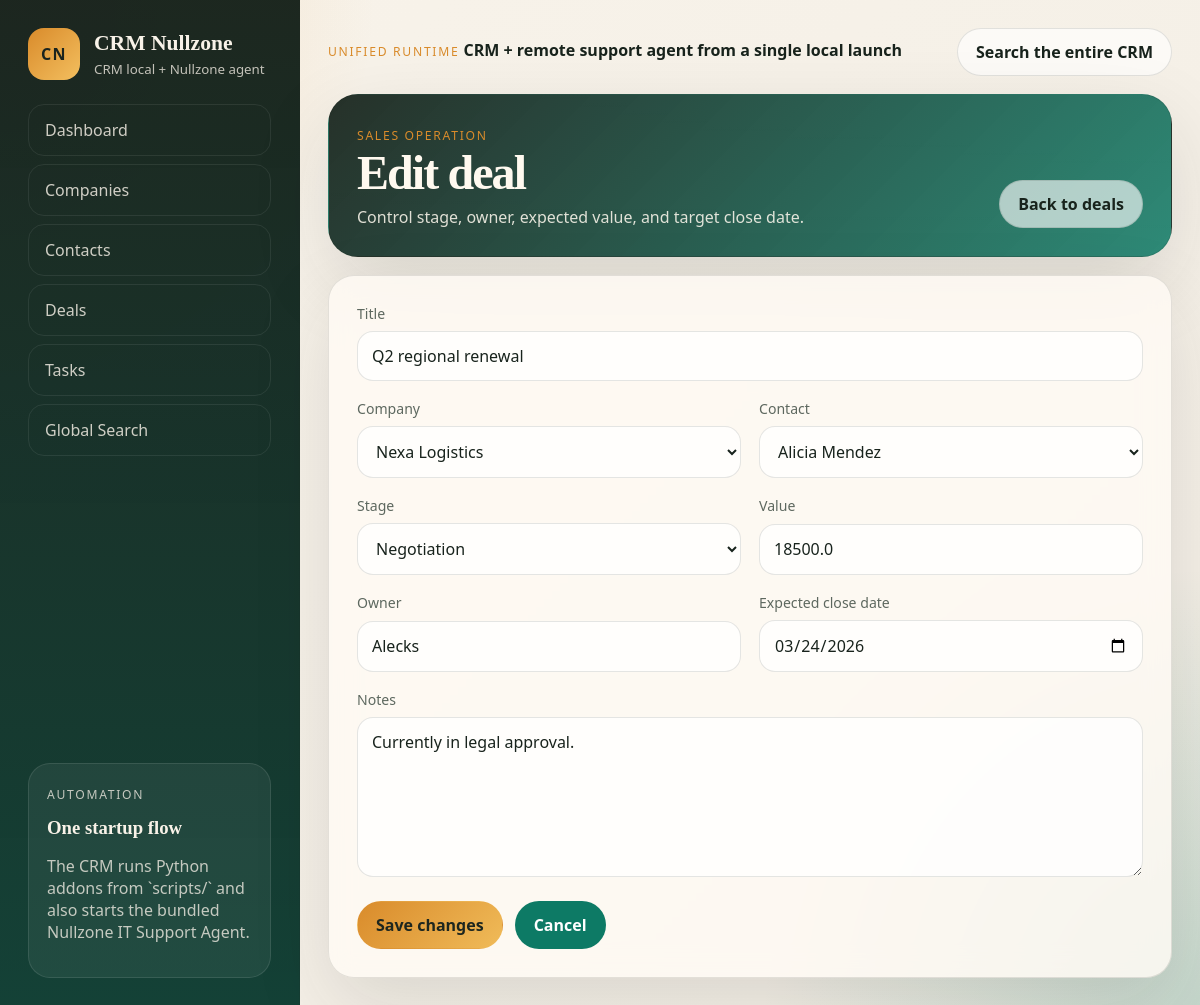
The page /deals/1/edit on the database its author committed.
### tables this page shows
CREATE TABLE deals (
    id INTEGER PRIMARY KEY AUTOINCREMENT,
    title TEXT NOT NULL,
    company_id INTEGER REFERENCES companies(id) ON DELETE SET NULL,
    contact_id INTEGER REFERENCES contacts(id) ON DELETE SET NULL,
    stage TEXT NOT NULL DEFAULT 'Prospecting',
    value REAL NOT NULL DEFAULT 0,
    owner TEXT,
    expected_close_date TEXT,
    notes TEXT,
    created_at TEXT NOT NULL DEFAULT CURRENT_TIMESTAMP
);

CREATE TABLE companies (
    id INTEGER PRIMARY KEY AUTOINCREMENT,
    name TEXT NOT NULL,
    industry TEXT,
    website TEXT,
    email TEXT,
    phone TEXT,
    city TEXT,
    country TEXT,
    notes TEXT,
    created_at TEXT NOT NULL DEFAULT CURRENT_TIMESTAMP
);

### crm/routes.py (the view, shortened to what this page needs)
@bp.route("/deals/<int:deal_id>/edit", methods=["GET", "POST"])
def edit_deal(deal_id: int):
    deal = db.get_deal(database_path(), deal_id)
    if not deal:
        flash("Deal does not exist.", "error")
        return redirect(url_for("crm.deals"))
    return render_template(
        "deal_form.html",
        deal=deal,
        companies=db.get_company_options(database_path()),
        contacts=db.get_contact_options(database_path()),
        deal_stages=DEAL_STAGES,
    )

### crm/db.py (called while the page is built)
def connect(database_path: str | Path) -> sqlite3.Connection:
    connection = sqlite3.connect(str(database_path))
    connection.row_factory = sqlite3.Row
    connection.execute("PRAGMA foreign_keys = ON")
    return connection

def query_all(database_path: str | Path, sql: str, params: tuple[Any, ...] = ()) -> list[dict]:
    with connect(database_path) as connection:
        rows = connection.execute(sql, params).fetchall()
    return [dict(row) for row in rows]

def query_one(database_path: str | Path, sql: str, params: tuple[Any, ...] = ()) -> dict | None:
    with connect(database_path) as connection:
        row = connection.execute(sql, params).fetchone()
    return dict(row) if row else None

def get_company_options(database_path: str | Path) -> list[dict]:
    return query_all(
        database_path,
        "SELECT id, name FROM companies ORDER BY name COLLATE NOCASE ASC",
    )

def get_contact_options(database_path: str | Path) -> list[dict]:
    return query_all(
        database_path,
        """
        SELECT id, first_name || ' ' || last_name AS name
        FROM contacts
        ORDER BY first_name COLLATE NOCASE ASC, last_name COLLATE NOCASE ASC
        """,
    )

def get_deal(database_path: str | Path, deal_id: int) -> dict | None:
    return query_one(database_path, "SELECT * FROM deals WHERE id = ?", (deal_id,))

### crm/routes.py (called while the page is built)
def database_path() -> str:
    return current_app.config["DATABASE"]

### crm/templates/deal_form.html (shortened to what this page needs)
{% extends "base.html" %}
{% block hero %}
  <section class="hero-card">
    <div>
      <p class="eyebrow">Sales operation</p>
      <h1>{% if deal %}Edit deal{% else %}New deal{% endif %}</h1>
      <p>Control stage, owner, expected value, and target close date.</p>
    </div>
    <div class="hero-actions">
      <a class="button ghost" href="{{ url_for('crm.deals') }}">Back to deals</a>
    </div>
  </section>
{% endblock %}
{% block content %}
  <section class="panel form-panel full-span">
    <form class="form-grid" method="post">
      <label class="field full">
        <span>Title</span>
        <input type="text" name="title" value="{{ deal.title if deal else '' }}" required>
      </label>
      <label class="field">
        <span>Company</span>
        <select name="company_id">
          {% for company in companies %}
            <option value="{{ company.id }}" {% if deal and company.id == deal.company_id %}selected{% endif %}>{{ company.name }}</option>
          {% endfor %}
        </select>
      </label>
      <label class="field">
        <span>Contact</span>
        <select name="contact_id">
          {% for contact in contacts %}
            <option value="{{ contact.id }}" {% if deal and contact.id == deal.contact_id %}selected{% endif %}>{{ contact.name }}</option>
          {% endfor %}
        </select>
      </label>
      <label class="field">
        <span>Stage</span>
        <select name="stage">
          {% for stage in deal_stages %}
            <option value="{{ stage }}" {% if (deal and deal.stage == stage) or (not deal and stage == 'Prospecting') %}selected{% endif %}>{{ stage }}</option>
          {% endfor %}
        </select>
      </label>
      <label class="field">
        <span>Value</span>
        <input type="number" name="value" min="0" step="0.01" value="{{ deal.value if deal else '0' }}">
      </label>
      <label class="field">
        <span>Owner</span>
        <input type="text" name="owner" value="{{ deal.owner if deal else '' }}">
      </label>
      <label class="field">
        <span>Expected close date</span>
        <input type="date" name="expected_close_date" value="{{ deal.expected_close_date if deal else '' }}">
      </label>
      <label class="field full">
        <span>Notes</span>
        <textarea name="notes" rows="6">{{ deal.notes if deal else '' }}</textarea>
      </label>
      <div class="form-actions full">
        <button class="button primary" type="submit">{% if deal %}Save changes{% else %}Create deal{% endif %}</button>
        <a class="button secondary" href="{{ url_for('crm.deals') }}">Cancel</a>
      </div>
    </form>
  </section>
{% endblock %}

### crm/static/styles.css (style rules this page uses)
:root { --bg: #f3eee5; --bg-strong: #e7decc; --panel: rgba(255, 251, 245, 0.82); --panel-strong: #fff8ef; --line: rgba(38, 41, 35, 0.12); --ink: #18231c; --muted: #5d685f; --accent: #0d7a65; --accent-strong: #095947; --accent-soft: rgba(13, 122, 101, 0.12); --sun: #d98b2b; --danger: #c45435; --danger-soft: rgba(196, 84, 53, 0.14); --shadow: 0 28px 80px rgba(31, 37, 29, 0.12); }
* { box-sizing: border-box; }
html { scroll-behavior: smooth; }
body { margin: 0; min-height: 100vh; color: var(--ink); font-family: "Avenir Next", "Segoe UI", "Trebuchet MS", sans-serif; background: radial-gradient(circle at top left, rgba(217, 139, 43, 0.22), transparent 24%), radial-gradient(circle at bottom right, rgba(13, 122, 101, 0.2), transparent 28%), linear-gradient(135deg, #f8f3ea, var(--bg)); }
a { color: inherit; text-decoration: none; }
button, input, select, textarea { font: inherit; }
.eyebrow { display: inline-block; margin: 0 0 6px; font-size: 0.76rem; text-transform: uppercase; letter-spacing: 0.14em; color: var(--sun); }
.hero-card { border: 1px solid var(--line); border-radius: 30px; padding: 28px; background: linear-gradient(135deg, rgba(24, 35, 28, 0.94), rgba(13, 122, 101, 0.86)), linear-gradient(180deg, rgba(255, 255, 255, 0.08), transparent); color: #fff9ef; display: flex; justify-content: space-between; align-items: end; gap: 24px; box-shadow: var(--shadow); }
.hero-card h1 { margin: 0 0 10px; font-size: clamp(2rem, 4vw, 3.35rem); line-height: 0.95; letter-spacing: -0.04em; font-family: "Iowan Old Style", "Palatino Linotype", serif; }
.hero-card p:last-child { margin: 0; max-width: 58ch; color: rgba(255, 249, 239, 0.86); }
.hero-actions { display: flex; flex-wrap: wrap; gap: 12px; }
.full-span { grid-column: 1 / -1; }
.panel, .metric-card { border: 1px solid var(--line); border-radius: 26px; background: var(--panel); backdrop-filter: blur(14px); box-shadow: var(--shadow); }
.panel { padding: 22px; }
.button { appearance: none; border: 0; border-radius: 999px; padding: 12px 18px; display: inline-flex; align-items: center; justify-content: center; gap: 8px; font-weight: 700; cursor: pointer; transition: transform 160ms ease, filter 160ms ease, background 160ms ease; }
.button.primary, .button.secondary, .button.ghost, .button.danger { border: 1px solid transparent; }
.button.primary { background: linear-gradient(135deg, var(--sun), #f0bb59); color: #1d261f; }
.button.secondary { background: var(--accent); color: white; }
.button.ghost { background: rgba(255, 255, 255, 0.64); border-color: var(--line); color: var(--ink); }
input[type="search"], input[type="text"], input[type="email"], input[type="url"], input[type="number"], input[type="date"], select, textarea { width: 100%; border: 1px solid var(--line); border-radius: 16px; padding: 13px 14px; background: rgba(255, 255, 255, 0.78); color: var(--ink); }
.form-panel { padding: 28px; }
.form-grid { display: grid; grid-template-columns: repeat(2, minmax(0, 1fr)); gap: 18px; }
.field { display: grid; gap: 8px; }
.field span { font-size: 0.88rem; color: var(--muted); }
.field.full, .form-actions.full { grid-column: 1 / -1; }
textarea { resize: vertical; min-height: 140px; }
.form-actions { display: flex; gap: 12px; flex-wrap: wrap; margin-top: 6px; }

### rows shown on the page
deals: title "Q2 regional renewal", company_id "Nexa Logistics", contact_id "Alicia Mendez", stage "Negotiation", value "18500.0", owner "Alecks", expected_close_date "03/24/2026", notes "Currently in legal approval."

### other values the page prints
{{ app_name }} "CRM Nullzone"
